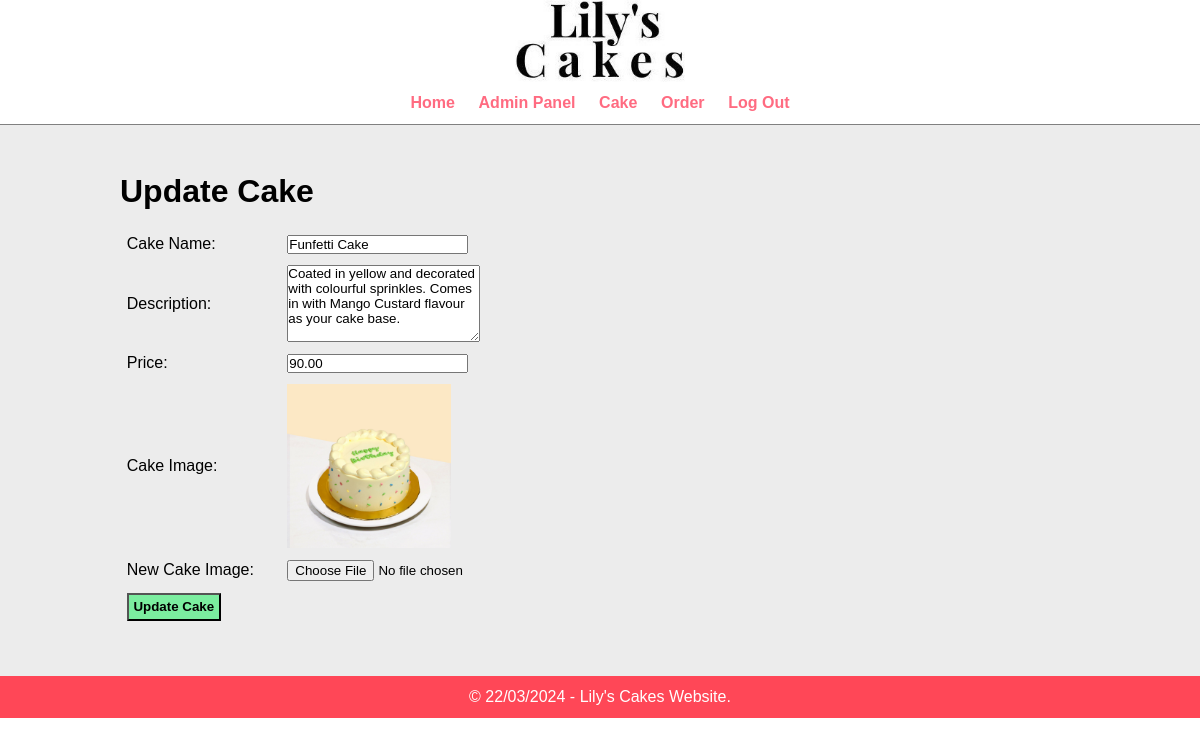
The app's page /lilycakes/admin/update-cake.php?ID_cakes=10 with its own data.
### tables this page shows
CREATE TABLE `cakes` (
  `ID_cakes` int(4) NOT NULL,
  `cakes_title` varchar(100) NOT NULL,
  `cakes_description` text NOT NULL,
  `cakes_price` decimal(10,2) NOT NULL,
  `cakes_imagetitle` varchar(255) NOT NULL
);

### lilycakes/admin/update-cake.php (the view, shortened to what this page needs)
<?php
include ('header-footer/header.php');
?>
<?php
if(isset($_GET['ID_cakes']))
{
	$ID_cakes = $_GET['ID_cakes'];
	$query = "SELECT * FROM cakes WHERE ID_cakes = $ID_cakes";
	$result = mysqli_query($connect, $query);
	$row = mysqli_fetch_assoc($result);
	$cakes_title = $row['cakes_title'];
	$cakes_description = $row['cakes_description'];
	$cakes_price = $row['cakes_price'];
	$cakes_imagetitle = $row['cakes_imagetitle'];
}
else
{
	header('location:'.SITEURL.'admin/manage-cake.php');
}
?>
<div class = "main-content">
	<div class = "wrapper">
		<h1>Update Cake</h1>
		<br>
		<form action = "" method = "POST" enctype="multipart/form-data">
			<table class = "table-admin">
				<tr>
					<td>Cake Name: </td>
					<td>
						<input type = "text" name = "cakes_title" value = "<?php echo $cakes_title; ?>">
					</td>
				</tr>
				<tr>
					<td>Description: </td>
					<td>
						<textarea name = "cakes_description" cols = "22" rows = "5"><?php echo $cakes_description; ?></textarea>
					</td>
				</tr>
				<tr>
					<td>Price: </td>
					<td>
						<input type = "number" name = "cakes_price" value = "<?php echo $cakes_price; ?>">
					</td>
				</tr>
				<tr>
					<td>Cake Image:</td>
					<td>
						<?php
						if($cakes_imagetitle == "")
						{
							echo "<div class = 'error'>No image in database.</div>";
						}
						else
						{
							?>
							<img src = "<?php echo SITEURL; ?>images/cakes/<?php echo $cakes_imagetitle; ?>" width = "164px">
							<?php
						}
						?>
					</td>
				</tr>
				<tr>
					<td>New Cake Image:</td>
					<td>
						<input type = "file" name = "image">
					</td>
				</tr>
				<tr>
					<td colspan = "2">
						<input type = "submit" name = "submit" value = "Update Cake" class = "btn-secondary">
					</td>
				</tr>
			</table>
		</form>
	</div>
</div>
<?php
include ('header-footer/footer.php');
?>

### lilycakes/css/admin.css (style rules this page uses)
* { margin: 0; padding: 0; font-family: Arial, Helvetica, sans-serif; }
.wrapper { padding: 1%; width: 80%; margin: 0 auto; }
.table-admin { width: 50%; }
table tr td { padding: 1%; }
.btn-secondary { background-color: #7bed9f; padding: 1%; color: black; text-decoration: none; font-weight: bold; }
.main-content { background-color: #ececec; padding: 3% 0; }

### records on screen
cakes: cakes_title "Funfetti Cake", cakes_description "Coated in yellow and decorated with colourful sprinkles. Comes in with Mango Custard flavour as your cake base.", cakes_price "90.00", cakes_imagetitle (picture)
